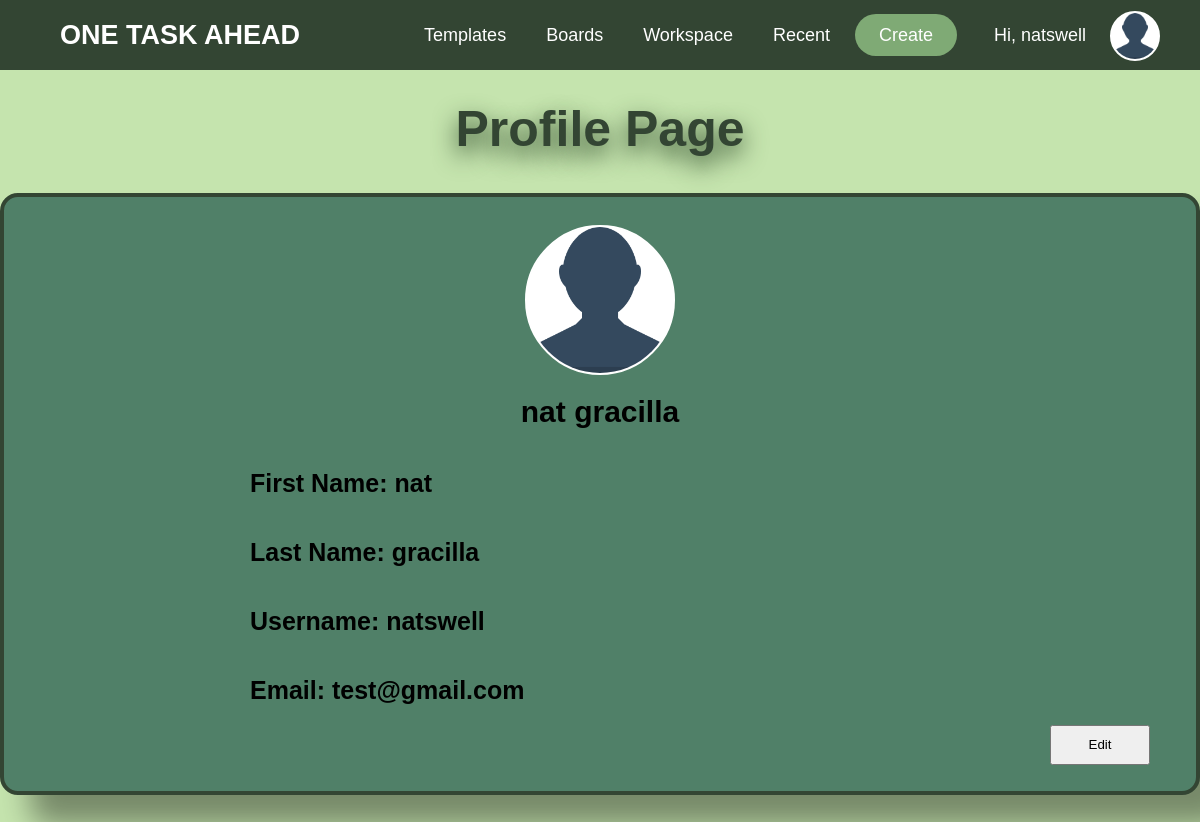
The page /html/profilepage.php (signed in) on the database its author committed.
### tables this page shows
CREATE TABLE `users` (
  `id` int(11) NOT NULL,
  `first_name` varchar(128) NOT NULL,
  `last_name` varchar(128) NOT NULL,
  `username` varchar(128) NOT NULL,
  `email` varchar(128) NOT NULL,
  `password` varchar(128) NOT NULL,
  `access_lvl` int(11) NOT NULL,
  `workspace_id` int(11) NOT NULL
);

### php/profile.php (called while the page is built, shortened)
<?php
function displayUserInfo($conn)
{
    $id = $_SESSION["id"];
    $sql = "SELECT * FROM users WHERE id = '$id';";
    $result = mysqli_query($conn, $sql);
    $row = mysqli_fetch_assoc($result);
    return $row;
}

### html/profilepage.php (the view, shortened to what this page needs)
<?php
include "../php/dbh.php";
include "../php/profile.php";
$userInfo = displayUserInfo($conn);
?>
<!DOCTYPE html>
<html lang="en">
<head>
    <link rel="stylesheet" href="../css/profilepage.css">
    <link rel="stylesheet" href="../css/nav_bar.css" >
    <link rel="stylesheet" href="../css/profilemodal.css">
</head>
<body>
    <nav>
        <a href="./home.php">
            <div class="logo">ONE TASK AHEAD</div>
        </a>
        <ul>
            <li>
                <a href="./templates.php">Templates</a>
            </li>
            <li>
                <a href="./boards.php">Boards</a>
            </li>
            <li>
                <a href="#">Workspace</a>
            </li>
            <li>
                <a href="#">Recent</a>
            </li>
            <li id="create-btn"><a href="./board.php">Create</a></li>
            <div class="ppic">
                <?php
                if (isset($_SESSION['username'])) {
                    echo '<a href="../html/profilepage.php" id="signupBtn">Hi, ' . $_SESSION['username'] . '</a>';
                    echo '<a href="../html/profilepage.php"><img src="../images/profilepic.png"></a>';
                } else {
                    echo '<li id="signupBtn2"><a href="../html/signup.php">Sign up</a></li>';
                    echo '<li id="signupBtn3"><a href="../html/OTA_Login.php">Login</a></li>';
                }
                ?>
            </div>
        </ul>
    </nav>
    <h2>Profile Page</h2>
    <div class="container">
        <img class="profimg" src="../images/profilepic.png">
        <h3><?php echo $userInfo['first_name'] . " " . $userInfo['last_name']; ?></h3>
        <h4>First Name: <?php echo $userInfo['first_name'] ?></h4>
        <h4>Last Name: <?php echo $userInfo['last_name'] ?></h4>
        <h4>Username: <?php echo $userInfo['username'] ?></h4>
        <h4>Email: <?php echo $userInfo['email'] ?></h4>
        <div class="buttons">
            <button id="edit">Edit</button>
        </div>
    </div>
</body>
</html>

### css/profilepage.css (style rules this page uses)
* { box-sizing: border-box; }
body { height: 100%; background-color: #c5e4ae; }
.container { max-width: 1400px; margin: 35px auto; padding: 26px; border: 4px solid #334533; border-radius: 18px; box-shadow: 30px 30px 30px rgba(0, 0, 0, 0.4); align-items: center; justify-content: center; height: auto; background-color: #508068; display: flex; flex-direction: column; }
h2 { font-size: 50px; text-align: center; margin-top: 30px; color: #334533; text-shadow: 0px 10px 25px rgb(39, 67, 36); }
.profimg { width: 150px; height: 150px; margin-top: 0.1rem; border-style: solid; border-color: white; border-radius: 50%; border-width: 2px; background-color: white; align-items: center; justify-content: center; }
.container h3 { margin:20px; font-size: 30px; }
.container h4 { margin-right:auto; margin-left:200px ; font-size: 25px; padding:20px; }
button { align-items: right; margin-right: 20px; width:100px; height:40px; }
.buttons { display: flex; margin-left:auto; }

### css/nav_bar.css (style rules this page uses)
* { margin: 0; padding: 0; box-sizing: border-box; font-family: "Poppins", sans-serif; }
nav { background: #334533; }
nav:after { content: ""; clear: both; display: table; }
nav .logo { float: left; color: white; font-size: 27px; font-weight: 600; line-height: 70px; padding-left: 60px; }
nav ul { float: right; list-style: none; margin-right: 40px; position: relative; }
nav ul li { float: left; display: inline-block; background: #334533; margin: 0 5px; }
nav ul li a { color: white; text-decoration: none; line-height: 70px; font-size: 18px; padding: 8px 15px; }
#signupBtn { margin-left: 2rem; margin-right: 1.5rem; color: white; text-decoration: none; font-size: 18px; margin-top: -4px; }
img { width: 45px; height: 45px; margin-top: 0.1rem; border-style: solid; border-color: white; border-radius: 50%; border-width: 2px; background-color: white; }
.ppic { display: flex; justify-content: center; align-items: center; margin-top: 0.6rem; position: relative; }
.ppic img { width: 50px; height: 50px; border-radius: 50%; object-fit: cover; }
#create-btn a { background-color: #7faa75; border-radius: 2rem; padding: 0.7rem 1.5rem; }

### rows shown on the page
users: first_name "nat", last_name "gracilla", username "natswell", email "test@gmail.com"

### other values the page prints
$_SESSION['username'] "natswell"
